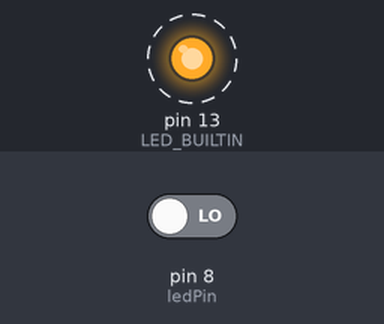
A sketch run on a simulated Arduino Uno, built with avr-gcc and run on an emulated ATmega328P. Shown: output pins drawn as LEDs (lit = HIGH). Dashed ring = blinking. The inputs (shaded band) are chosen by the test bench; at power-on: pin 8 (ledPin) LOW. What the sketch prints to the serial monitor is not drawn.

Above: at 0.15 s.
Timing chart, 0 to 3.0 s (numbered marks = the images above):
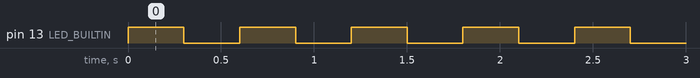

The sketch:

task1_blink_mar21.ino
```cpp
int ledPin = 8;
int val = 0;
void setup() {
  // put your setup code here, to run once:
  Serial.begin(9600);
  pinMode(LED_BUILTIN, OUTPUT);
  pinMode(ledPin, INPUT);
}

void loop() {
  // put your main code here, to run repeatedly:
  while (true) {
    val = digitalRead(ledPin);
    Serial.print("\n Val: " + digitalRead(ledPin) );
    Serial.print("\n BLINK ON");
    digitalWrite(LED_BUILTIN, HIGH);
    delay(300);
    digitalWrite(LED_BUILTIN, LOW);
    Serial.print("\n BLINK OFF \n");
    delay(300);
  }
}
```

Measured:
- by itself, pin 13 (LED_BUILTIN): alternates HIGH for 0.30 s and LOW for 0.30 s
